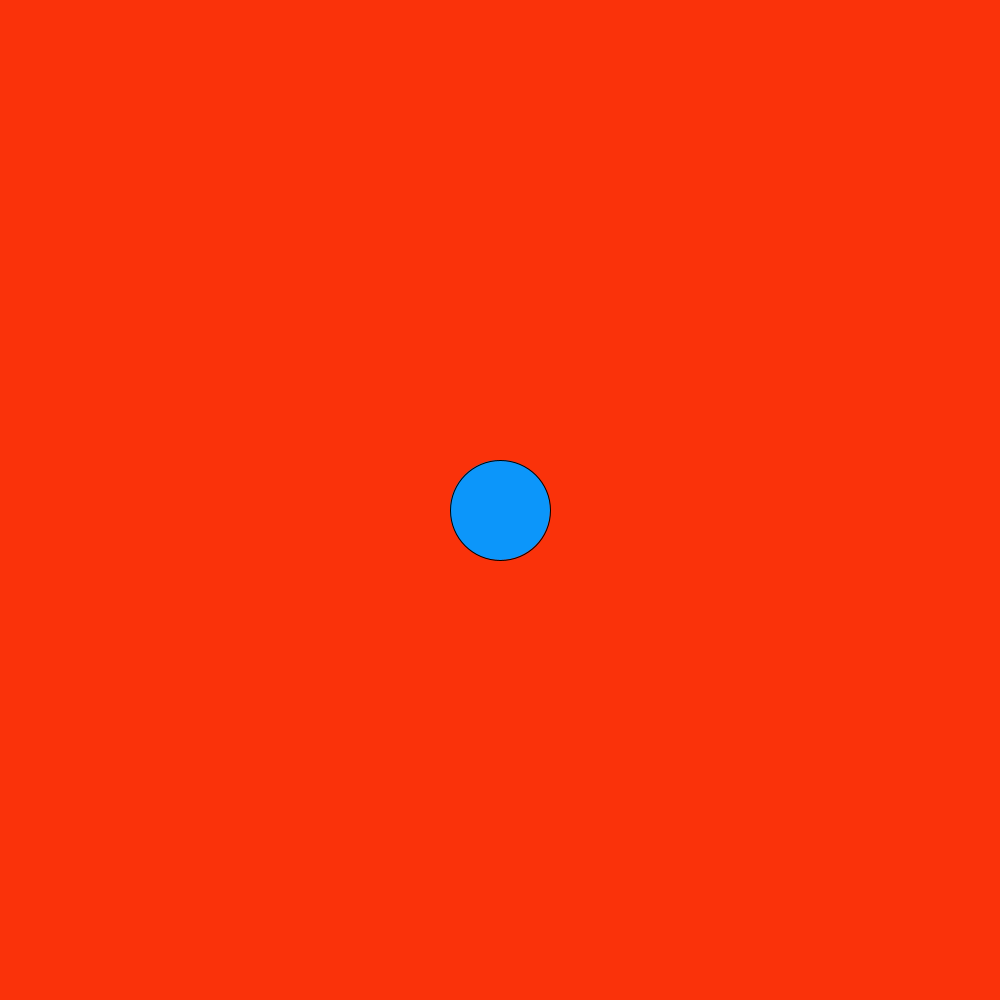
Frame 1 (no input)
Frame 60 (the mouse pressed at the canvas centre just before this capture): blank canvas, image omitted
Frame 120 (the mouse held since frame 60 and released just before this capture): blank canvas, image omitted

The Processing sketch that drew this single still picture (run headless with seeded random() and noise(); from frame 60 on, the mouse is pressed at the canvas centre):

// Processing sketch: Flappy_Bird
// ── Flappy_Bird.pde
  int birdX=500;
  int birdY=500;
  int width=100;
  int height=100;
  double birdYVelocity = 0;
void setup(){
  size(1000, 1000);
}

void draw(){
  background(250, 50, 10);
  fill(12, 150, 250);
  ellipse(birdX, birdY+=10, width, height);
}
